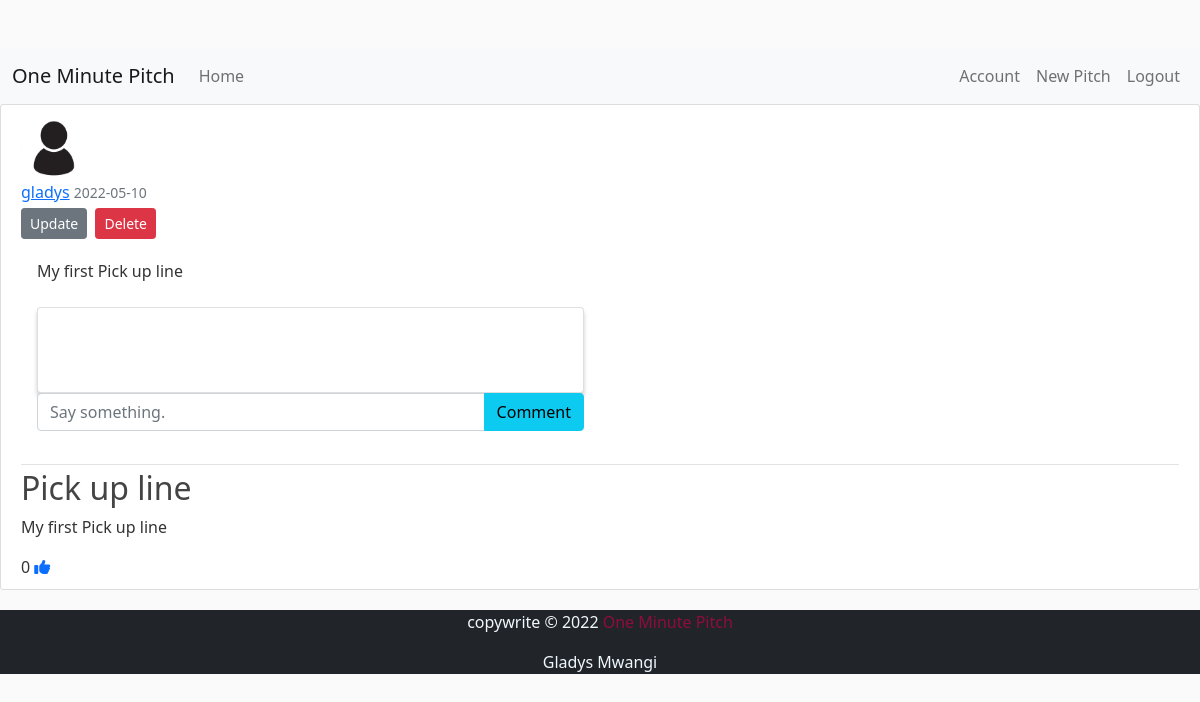
The page /pitch/1 (signed in) on the database its author committed.
### app/models.py (models this page shows, shortened)
class User(db.Model, UserMixin):
    __tablename__ = 'users'
    id = db.Column(db.Integer,primary_key = True)
    username = db.Column(db.String(255))
    email = db.Column(db.String(255),unique = True)
    image_file = db.Column(db.String(100), default='default.jpg')
    password = db.Column(db.String(255))
    pitches = db.relationship('Pitch', backref='author')
    comments = db.relationship('Comment', backref='author')
    likes = db.relationship('Like', backref='author' )

class Pitch(db.Model):
    __tablename__ = 'pitches'
    id = db.Column(db.Integer, primary_key=True)
    title= db.Column(db.String(50))
    content = db.Column(db.String(300))
    category_id = db.Column(db.String)
    date_posted = db.Column(db.DateTime, default=datetime.utcnow)
    user_id = db.Column(db.Integer, db.ForeignKey("users.id", ondelete="CASCADE"))
    comments = db.relationship('Comment', backref='pitch')
    likes = db.relationship('Like', backref='pitch')

### app/views.py (the view)
@app.route("/pitch/<int:pitch_id>")
def allPitch(pitch_id):
    pitch = Pitch.query.get_or_404(pitch_id)
    return render_template('Allpitches.html', title=pitch.title, pitch=pitch)

### app/models.py (called while the page is built)
@login_manager.user_loader
def load_user(user_id):
    return User.query.get(int(user_id))

### app/templates/Allpitches.html (shortened to what this page needs)
    {% extends "base.html" %}
    {% block content %}
    <article class="media content-section">
        <img class="rounded-circle article-img" src="{{ url_for('static', filename='profile_pics/' + pitch.author.image_file) }}">
        <div class="media-body">
        <div class="article-metadata">
            <a class="mr-2" href="#">{{ pitch.author.username }}</a>
            <small class="text-muted">{{ pitch.date_posted.strftime('%Y-%m-%d') }}</small>
            {% if pitch.author == current_user %}
            <div>
                <a class="btn btn-secondary btn-sm mt-1 mb-1" href="{{ url_for('update_pitch', pitch_id=pitch.id) }}">Update</a>
                <button type="button" class="btn btn-danger btn-sm m-1" data-toggle="modal" data-target="#deleteModal">Delete</button>
            </div>
            {% endif %}
        <div class="card-body col-sm-6">
            <div class="card-text">{{ pitch.content}}</div>
            <br>
            <div class="" id="comments-{{pitch.id}}">
                <div class="card">
                    <div class="card-body" id="comments-expanded-{{pitch.id}}">
                        <br>
                        <br>
                    </div>
                </div>
            </div>
            <form class="input-group mb-3" methods="POST" action="/create-comment/{{pitch.id}}">
                <input type="text" id="text" name="text" class="form-control" placeholder="Say something.">
                <button type="submit" class="btn btn-info">Comment</button>
            </form>
        </div>
        </div>
        <h2 class="article-title">{{ pitch.title }}</h2>
        <p class="article-content">{{ pitch.content }}</p>
        <div>
            {{ pitch.like|length}}
            <a class="mt-1 mb-1" href="{{('like-pitch/pitch_id=pitch.id')}}"><i class="fa-solid fa-thumbs-up"></i></a>
        </div>
    </article>
    {% endblock content %}

### app/static/css/index.css (style rules this page uses)
body { background: #fafafa; color: #333333; margin-top: 3rem; }
h1, h2, h3, h4, h5, h6 { color: #0f0f0f; }
.card { box-shadow: 0 4px 4px 0 rgba(0,0,0,0.2); padding: 2px 16px; }
.content-section { background: #ffffff; padding: 10px 20px; border: 1px solid #dddddd; border-radius: 3px; margin-bottom: 20px; }
.article-title { color: #444444; }
.article-content { white-space: pre-line; }
.article-img { height: 65px; width: 65px; margin-right: 16px; }
.article-metadata { padding-bottom: 1px; margin-bottom: 4px; border-bottom: 1px solid #e3e3e3 }

### rows shown on the page
User: image_file (placeholder picture), author.username "gladys"
Pitch: date_posted "2022-05-10", content "My first Pick up line", title "Pick up line"

### other values the page prints
{{ pitch.like|length }} "0"
